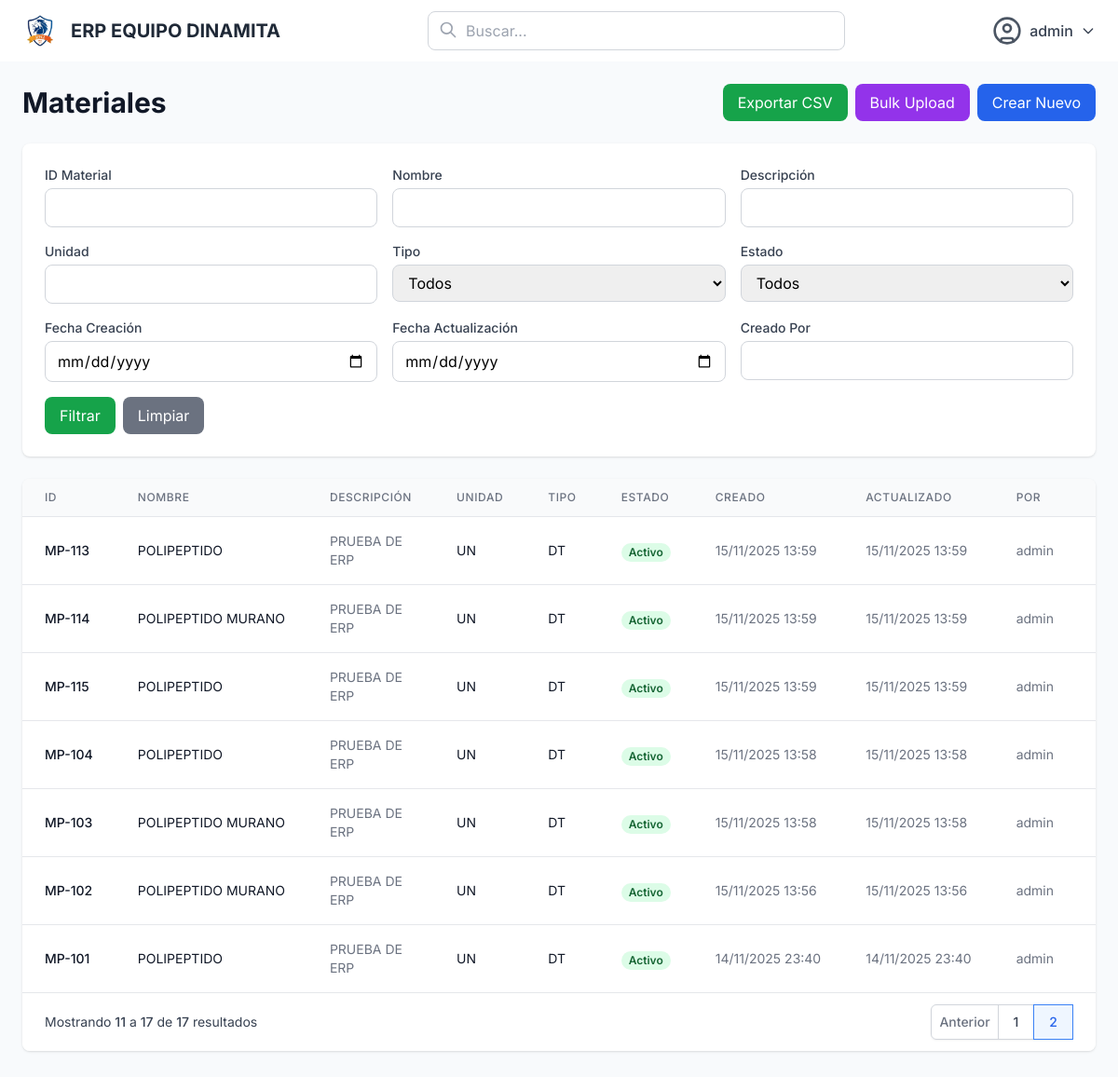
The app's page /materials/?page=2& (signed in) with its own data.
### users/models.py (models this page shows)
class User(AbstractUser):
    class Meta:
        db_table = "users"
        verbose_name = "Usuario"
        verbose_name_plural = "Usuarios"

### materials/models.py (models this page shows, shortened)
class Material(models.Model):
    id_material = models.CharField(max_length=50, unique=True)
    name = models.CharField(max_length=200)
    description = models.TextField()
    unit = models.ForeignKey(Unit, on_delete=models.PROTECT, default=1)
    material_type = models.ForeignKey(MaterialType, on_delete=models.PROTECT, default=1)
    status = models.ForeignKey(Status, on_delete=models.PROTECT, default=1)
    created_at = models.DateTimeField(auto_now_add=True)
    updated_at = models.DateTimeField(auto_now=True)
    created_by = models.ForeignKey(User, on_delete=models.SET_NULL, null=True, blank=True)
    class Meta:
        db_table = "materials"
        verbose_name = "Material"
        verbose_name_plural = "Materiales"
        ordering = ['-created_at']

class Unit(models.Model):
    name = models.CharField(max_length=100, unique=True)
    symbol = models.CharField(max_length=20)
    class Meta:
        db_table = "units"
        verbose_name = "Unit"
        verbose_name_plural = "Units"

class MaterialType(models.Model):
    name = models.CharField(max_length=100, unique=True)
    symbol = models.CharField(max_length=20)
    class Meta:
        db_table = "material_types"
        verbose_name = "Material Type"
        verbose_name_plural = "Material Types"

### core/models.py (models this page shows, shortened)
class Status(models.Model):
    name = models.CharField(max_length=100, unique=True)
    is_active = models.BooleanField(default=True)
    class Meta:
        db_table = "status"
        verbose_name = "Status"
        verbose_name_plural = "Statuses"

### materials/views.py (the view, shortened to what this page needs)
# urls.py: path('', views.materials_list, name='materials_list'),
@login_required
def materials_list(request):
    materials = Material.objects.all()
    id_material = request.GET.get('id_material', '')
    name = request.GET.get('name', '')
    description = request.GET.get('description', '')
    unit_filter = request.GET.get('unit', '')
    type_filter = request.GET.get('type', '')
    status_filter = request.GET.get('status', '')
    created_at = request.GET.get('created_at', '')
    updated_at = request.GET.get('updated_at', '')
    created_by = request.GET.get('created_by', '')
    if id_material:
        materials = materials.filter(id_material__icontains=id_material)
    if name:
        materials = materials.filter(name__icontains=name)
    if description:
        materials = materials.filter(description__icontains=description)
    if unit_filter:
        materials = materials.filter(Q(unit__name__icontains=unit_filter) | Q(unit__symbol__icontains=unit_filter))
    if type_filter:
        materials = materials.filter(Q(material_type__name__icontains=type_filter) | Q(material_type__symbol__icontains=type_filter))
    if status_filter:
        materials = materials.filter(status__id=status_filter)
    if created_at:
        materials = materials.filter(created_at__date=created_at)
    if updated_at:
        materials = materials.filter(updated_at__date=updated_at)
    if created_by:
        materials = materials.filter(created_by__username__icontains=created_by)
    paginator = Paginator(materials, 10)
    page_number = request.GET.get('page')
    page_obj = paginator.get_page(page_number)
    querystring = request.GET.copy()
    if 'page' in querystring:
        querystring.pop('page')
    units = Unit.objects.all()
    material_types = MaterialType.objects.all()
    statuses = Status.objects.all()
    filters = {
        'id_material': id_material,
        'name': name,
        'description': description,
        'unit': unit_filter,
        'type': type_filter,
        'status': status_filter,
        'created_at': created_at,
        'updated_at': updated_at,
        'created_by': created_by,
    }
    context = {
        'page_obj': page_obj,
        'filters': filters,
        'querystring': querystring.urlencode(),
        'units': units,
        'material_types': material_types,
        'statuses': statuses,
    }
    return render(request, 'materials/material_list.html', context)

### materials/templates/materials/material_list.html (shortened to what this page needs)
{% extends "core/base.html" %}
{% load static %}
{% block content %}
<div class="max-w-7xl mx-auto">
    <div class="flex justify-between items-center mb-6">
        <h1 class="text-3xl font-bold text-gray-900">Materiales</h1>
        <div class="flex space-x-2">
            <a href="?export=csv&{{ querystring }}" class="bg-green-600 hover:bg-green-700 text-white px-4 py-2 rounded-lg transition-colors">
                Exportar CSV
            </a>
            {% if perms.materials >= 2 %}
            <a href="{% url 'materials:material_bulk_upload' %}" class="bg-purple-600 hover:bg-purple-700 text-white px-4 py-2 rounded-lg transition-colors">
                Bulk Upload
            </a>
            <a href="{% url 'materials:material_create' %}" class="bg-blue-600 hover:bg-blue-700 text-white px-4 py-2 rounded-lg transition-colors">
                Crear Nuevo
            </a>
            {% endif %}
        </div>
    </div>
    <div class="bg-white rounded-lg shadow p-6 mb-6">
        <form method="get" class="grid grid-cols-1 md:grid-cols-2 lg:grid-cols-3 gap-4">
            <div>
                <label class="block text-sm font-medium text-gray-700 mb-1">ID Material</label>
                <input type="text" name="id_material" value="{{ filters.id_material }}" class="w-full px-3 py-2 border border-gray-300 rounded-lg focus:outline-none focus:ring-2 focus:ring-blue-500">
            </div>
            <div>
                <label class="block text-sm font-medium text-gray-700 mb-1">Nombre</label>
                <input type="text" name="name" value="{{ filters.name }}" class="w-full px-3 py-2 border border-gray-300 rounded-lg focus:outline-none focus:ring-2 focus:ring-blue-500">
            </div>
            <div>
                <label class="block text-sm font-medium text-gray-700 mb-1">Descripción</label>
                <input type="text" name="description" value="{{ filters.description }}" class="w-full px-3 py-2 border border-gray-300 rounded-lg focus:outline-none focus:ring-2 focus:ring-blue-500">
            </div>
            <div>
                <label class="block text-sm font-medium text-gray-700 mb-1">Unidad</label>
                <input type="text" name="unit" value="{{ filters.unit }}" class="w-full px-3 py-2 border border-gray-300 rounded-lg focus:outline-none focus:ring-2 focus:ring-blue-500">
            </div>
            <div>
                <label class="block text-sm font-medium text-gray-700 mb-1">Tipo</label>
                <select name="type" class="w-full px-3 py-2 border border-gray-300 rounded-lg focus:outline-none focus:ring-2 focus:ring-blue-500">
                    <option value="">Todos</option>
                </select>
            </div>
            <div>
                <label class="block text-sm font-medium text-gray-700 mb-1">Estado</label>
                <select name="status" class="w-full px-3 py-2 border border-gray-300 rounded-lg focus:outline-none focus:ring-2 focus:ring-blue-500">
                    <option value="">Todos</option>
                </select>
            </div>
            <div>
                <label class="block text-sm font-medium text-gray-700 mb-1">Fecha Creación</label>
                <input type="date" name="created_at" value="{{ filters.created_at }}" class="w-full px-3 py-2 border border-gray-300 rounded-lg focus:outline-none focus:ring-2 focus:ring-blue-500">
            </div>
            <div>
                <label class="block text-sm font-medium text-gray-700 mb-1">Fecha Actualización</label>
                <input type="date" name="updated_at" value="{{ filters.updated_at }}" class="w-full px-3 py-2 border border-gray-300 rounded-lg focus:outline-none focus:ring-2 focus:ring-blue-500">
            </div>
            <div>
                <label class="block text-sm font-medium text-gray-700 mb-1">Creado Por</label>
                <input type="text" name="created_by" value="{{ filters.created_by }}" class="w-full px-3 py-2 border border-gray-300 rounded-lg focus:outline-none focus:ring-2 focus:ring-blue-500">
            </div>
            <div class="flex items-end space-x-2">
                <button type="submit" class="bg-green-600 hover:bg-green-700 text-white px-4 py-2 rounded-lg transition-colors">
                    Filtrar
                </button>
                <a href="{% url 'materials:materials_list' %}" class="bg-gray-500 hover:bg-gray-600 text-white px-4 py-2 rounded-lg transition-colors">
                    Limpiar
                </a>
            </div>
        </form>
    </div>
    <div class="bg-white rounded-lg shadow overflow-hidden">
        <div class="overflow-x-auto">
            <table class="min-w-full divide-y divide-gray-200">
                <thead class="bg-gray-50">
                    <tr>
                        <th class="px-6 py-3 text-left text-xs font-medium text-gray-500 uppercase tracking-wider">ID</th>
                        <th class="px-6 py-3 text-left text-xs font-medium text-gray-500 uppercase tracking-wider">Nombre</th>
                        <th class="px-6 py-3 text-left text-xs font-medium text-gray-500 uppercase tracking-wider">Descripción</th>
                        <th class="px-6 py-3 text-left text-xs font-medium text-gray-500 uppercase tracking-wider">Unidad</th>
                        <th class="px-6 py-3 text-left text-xs font-medium text-gray-500 uppercase tracking-wider">Tipo</th>
                        <th class="px-6 py-3 text-left text-xs font-medium text-gray-500 uppercase tracking-wider">Estado</th>
                        <th class="px-6 py-3 text-left text-xs font-medium text-gray-500 uppercase tracking-wider">Creado</th>
                        <th class="px-6 py-3 text-left text-xs font-medium text-gray-500 uppercase tracking-wider">Actualizado</th>
                        <th class="px-6 py-3 text-left text-xs font-medium text-gray-500 uppercase tracking-wider">Por</th>
                        {% if perms.materials >= 2 %}
                        <th class="px-6 py-3 text-left text-xs font-medium text-gray-500 uppercase tracking-wider">Acciones</th>
                        {% endif %}
                    </tr>
                </thead>
                <tbody class="bg-white divide-y divide-gray-200">
                    {% for material in page_obj %}
                    <tr class="hover:bg-gray-50">
                        <td class="px-6 py-4 whitespace-nowrap text-sm font-medium text-gray-900">{{ material.id_material }}</td>
                        <td class="px-6 py-4 whitespace-nowrap text-sm text-gray-900">{{ material.name }}</td>
                        <td class="px-6 py-4 text-sm text-gray-500">{{ material.description|truncatewords:10 }}</td>
                        <td class="px-6 py-4 whitespace-nowrap text-sm text-gray-900">{{ material.unit.symbol|default:"N/A" }}</td>
                        <td class="px-6 py-4 whitespace-nowrap text-sm text-gray-900">{{ material.material_type.symbol|default:"N/A" }}</td>
                        <td class="px-6 py-4 whitespace-nowrap">
                            {% if material.status.is_active %}
                                <span class="px-2 inline-flex text-xs leading-5 font-semibold rounded-full bg-green-100 text-green-800">{{ material.status.name }}</span>
                            {% else %}
                                <span class="px-2 inline-flex text-xs leading-5 font-semibold rounded-full bg-red-100 text-red-800">{{ material.status.name }}</span>
                            {% endif %}
                        </td>
                        <td class="px-6 py-4 whitespace-nowrap text-sm text-gray-500">{{ material.created_at|date:"d/m/Y H:i" }}</td>
                        <td class="px-6 py-4 whitespace-nowrap text-sm text-gray-500">{{ material.updated_at|date:"d/m/Y H:i" }}</td>
                        <td class="px-6 py-4 whitespace-nowrap text-sm text-gray-500">{{ material.created_by.username|default:"N/A" }}</td>
                        {% if perms.materials >= 2 %}
                        <td class="px-6 py-4 whitespace-nowrap text-sm font-medium space-x-2">
                        </td>
                        {% endif %}
                    </tr>
                    {% empty %}
                    <tr>
                        <td colspan="{% if perms.materials >= 2 %}10{% else %}9{% endif %}" class="px-6 py-4 text-center text-gray-500">No se encontraron materiales</td>
                    </tr>
                    {% endfor %}
                </tbody>
            </table>
        </div>
        {% if page_obj.has_other_pages %}
        <div class="bg-white px-4 py-3 flex items-center justify-between border-t border-gray-200 sm:px-6">
            <div class="hidden sm:flex-1 sm:flex sm:items-center sm:justify-between">
                <div>
                    <p class="text-sm text-gray-700">
                        Mostrando <span class="font-medium">{{ page_obj.start_index }}</span> a <span class="font-medium">{{ page_obj.end_index }}</span> de <span class="font-medium">{{ page_obj.paginator.count }}</span> resultados
                    </p>
                </div>
                <div>
                    <nav class="relative z-0 inline-flex rounded-md shadow-sm -space-x-px">
                        {% if page_obj.has_previous %}
                            <a href="?page={{ page_obj.previous_page_number }}&{{ querystring }}" class="relative inline-flex items-center px-2 py-2 rounded-l-md border border-gray-300 bg-white text-sm font-medium text-gray-500 hover:bg-gray-50">Anterior</a>
                        {% endif %}
                        {% for num in page_obj.paginator.page_range %}
                            {% if page_obj.number == num %}
                                <span class="relative inline-flex items-center px-4 py-2 border border-blue-500 bg-blue-50 text-sm font-medium text-blue-600">{{ num }}</span>
                            {% elif num > page_obj.number|add:'-3' and num < page_obj.number|add:'3' %}
                                <a href="?page={{ num }}&{{ querystring }}" class="relative inline-flex items-center px-4 py-2 border border-gray-300 bg-white text-sm font-medium text-gray-700 hover:bg-gray-50">{{ num }}</a>
                            {% endif %}
                        {% endfor %}
                    </nav>
                </div>
            </div>
        </div>
        {% endif %}
    </div>
</div>
{% endblock %}

### core/templates/core/base.html (shortened to what this page needs)
{% load static %}
<!DOCTYPE html>
<html lang="es">
<head>
    <script src="https://cdn.tailwindcss.com"></script>
</head>
<body class="bg-slate-50">
    <nav class="bg-white shadow flex items-center justify-between px-6 py-3">
        <div class="flex items-center space-x-3">
            <img src="{% static 'img/logo.png' %}" alt="Logo" class="h-10 w-10">
            <span class="text-xl font-bold text-gray-800">ERP EQUIPO DINAMITA</span>
        </div>
        <div class="hidden md:flex flex-1 max-w-md mx-8">
            <div class="relative w-full">
                <input type="text" placeholder="Buscar..." class="w-full px-4 py-2 pl-10 border border-gray-300 rounded-lg focus:outline-none focus:ring-2 focus:ring-blue-500">
                <svg class="absolute left-3 top-2.5 h-5 w-5 text-gray-400" fill="none" stroke="currentColor" viewBox="0 0 24 24">
                    <path stroke-linecap="round" stroke-linejoin="round" stroke-width="2" d="M21 21l-6-6m2-5a7 7 0 11-14 0 7 7 0 0114 0z"></path>
                </svg>
            </div>
        </div>
        <div class="relative">
            <button id="user-menu-button" class="flex items-center space-x-2 text-gray-700 hover:text-gray-900 focus:outline-none">
                <span class="font-medium">{{ user.username }}</span>
                <svg class="h-4 w-4" fill="none" stroke="currentColor" viewBox="0 0 24 24">
                    <path stroke-linecap="round" stroke-linejoin="round" stroke-width="2" d="M19 9l-7 7-7-7"></path>
                </svg>
            </button>
        </div>
    </nav>
    <main class="p-6 bg-slate-50 min-h-screen">
        {% block content %}
        {% endblock %}
    </main>
</body>
</html>

### core/templates/core/base.html (style rules this page uses)
body { font-family: 'Inter', sans-serif; }

### records on screen
User: username "admin"
Material: id_material "MP-113", name "POLIPEPTIDO", description "PRUEBA DE ERP", unit.symbol "UN", material_type.symbol "DT", status.name "Activo", created_at "15/11/2025 13:59", updated_at "15/11/2025 13:59", created_by.username "admin"
Material: id_material "MP-114", name "POLIPEPTIDO MURANO", description "PRUEBA DE ERP", unit.symbol "UN", material_type.symbol "DT", status.name "Activo", created_at "15/11/2025 13:59", updated_at "15/11/2025 13:59", created_by.username "admin"
Material: id_material "MP-115", name "POLIPEPTIDO", description "PRUEBA DE ERP", unit.symbol "UN", material_type.symbol "DT", status.name "Activo", created_at "15/11/2025 13:59", updated_at "15/11/2025 13:59", created_by.username "admin"
Material: id_material "MP-104", name "POLIPEPTIDO", description "PRUEBA DE ERP", unit.symbol "UN", material_type.symbol "DT", status.name "Activo", created_at "15/11/2025 13:58", updated_at "15/11/2025 13:58", created_by.username "admin"
Material: id_material "MP-103", name "POLIPEPTIDO MURANO", description "PRUEBA DE ERP", unit.symbol "UN", material_type.symbol "DT", status.name "Activo", created_at "15/11/2025 13:58", updated_at "15/11/2025 13:58", created_by.username "admin"
Material: id_material "MP-102", name "POLIPEPTIDO MURANO", description "PRUEBA DE ERP", unit.symbol "UN", material_type.symbol "DT", status.name "Activo", created_at "15/11/2025 13:56", updated_at "15/11/2025 13:56", created_by.username "admin"
Material: id_material "MP-101", name "POLIPEPTIDO", description "PRUEBA DE ERP", unit.symbol "UN", material_type.symbol "DT", status.name "Activo", created_at "14/11/2025 23:40", updated_at "14/11/2025 23:40", created_by.username "admin"

### other values on screen
{{ page_obj.start_index }} "11"
{{ page_obj.end_index }} "17"
{{ page_obj.paginator.count }} "17"
{{ num }} "1"
{{ num }} "2"
